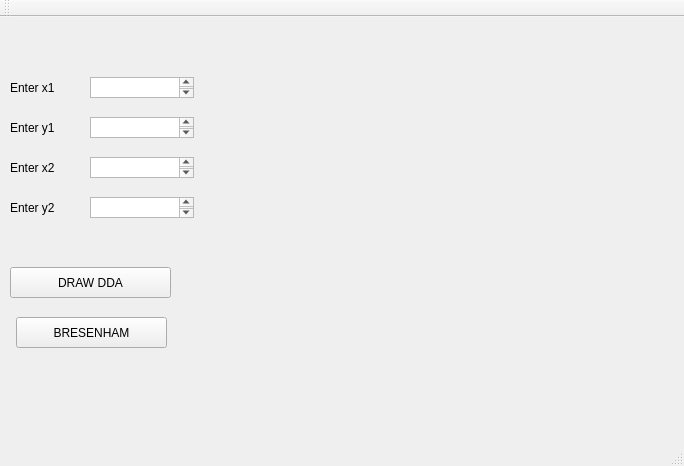
<?xml version="1.0" encoding="UTF-8"?>
<ui version="4.0">
 <class>MainWindow</class>
 <widget class="QMainWindow" name="MainWindow">
  <property name="geometry">
   <rect>
    <x>0</x>
    <y>0</y>
    <width>684</width>
    <height>466</height>
   </rect>
  </property>
  <property name="windowTitle">
   <string>MainWindow</string>
  </property>
  <widget class="QWidget" name="centralWidget">
   <widget class="QPushButton" name="pushButton">
    <property name="geometry">
     <rect>
      <x>10</x>
      <y>250</y>
      <width>161</width>
      <height>31</height>
     </rect>
    </property>
    <property name="text">
     <string>DRAW DDA</string>
    </property>
   </widget>
   <widget class="QLabel" name="label">
    <property name="geometry">
     <rect>
      <x>10</x>
      <y>60</y>
      <width>65</width>
      <height>21</height>
     </rect>
    </property>
    <property name="text">
     <string>Enter x1</string>
    </property>
   </widget>
   <widget class="QLabel" name="label_2">
    <property name="geometry">
     <rect>
      <x>10</x>
      <y>100</y>
      <width>65</width>
      <height>21</height>
     </rect>
    </property>
    <property name="text">
     <string>Enter y1</string>
    </property>
   </widget>
   <widget class="QLabel" name="label_3">
    <property name="geometry">
     <rect>
      <x>10</x>
      <y>140</y>
      <width>65</width>
      <height>21</height>
     </rect>
    </property>
    <property name="text">
     <string>Enter x2</string>
    </property>
   </widget>
   <widget class="QLabel" name="label_4">
    <property name="geometry">
     <rect>
      <x>10</x>
      <y>180</y>
      <width>65</width>
      <height>21</height>
     </rect>
    </property>
    <property name="text">
     <string>Enter y2</string>
    </property>
   </widget>
   <widget class="QTextEdit" name="textEdit">
    <property name="geometry">
     <rect>
      <x>90</x>
      <y>60</y>
      <width>104</width>
      <height>21</height>
     </rect>
    </property>
   </widget>
   <widget class="QTextEdit" name="textEdit_2">
    <property name="geometry">
     <rect>
      <x>90</x>
      <y>100</y>
      <width>104</width>
      <height>21</height>
     </rect>
    </property>
   </widget>
   <widget class="QTextEdit" name="textEdit_3">
    <property name="geometry">
     <rect>
      <x>90</x>
      <y>140</y>
      <width>104</width>
      <height>21</height>
     </rect>
    </property>
   </widget>
   <widget class="QTextEdit" name="textEdit_4">
    <property name="geometry">
     <rect>
      <x>90</x>
      <y>180</y>
      <width>104</width>
      <height>21</height>
     </rect>
    </property>
   </widget>
   <widget class="QLabel" name="label_5">
    <property name="geometry">
     <rect>
      <x>260</x>
      <y>-10</y>
      <width>401</width>
      <height>401</height>
     </rect>
    </property>
    <property name="text">
     <string/>
    </property>
   </widget>
   <widget class="QPushButton" name="pushButton_2">
    <property name="geometry">
     <rect>
      <x>16</x>
      <y>300</y>
      <width>151</width>
      <height>31</height>
     </rect>
    </property>
    <property name="text">
     <string>BRESENHAM</string>
    </property>
   </widget>
  </widget>
  <widget class="QMenuBar" name="menuBar">
   <property name="geometry">
    <rect>
     <x>0</x>
     <y>0</y>
     <width>684</width>
     <height>27</height>
    </rect>
   </property>
  </widget>
  <widget class="QToolBar" name="mainToolBar">
   <attribute name="toolBarArea">
    <enum>TopToolBarArea</enum>
   </attribute>
   <attribute name="toolBarBreak">
    <bool>false</bool>
   </attribute>
  </widget>
  <widget class="QStatusBar" name="statusBar"/>
 </widget>
 <layoutdefault spacing="6" margin="11"/>
 <resources/>
 <connections/>
</ui>
